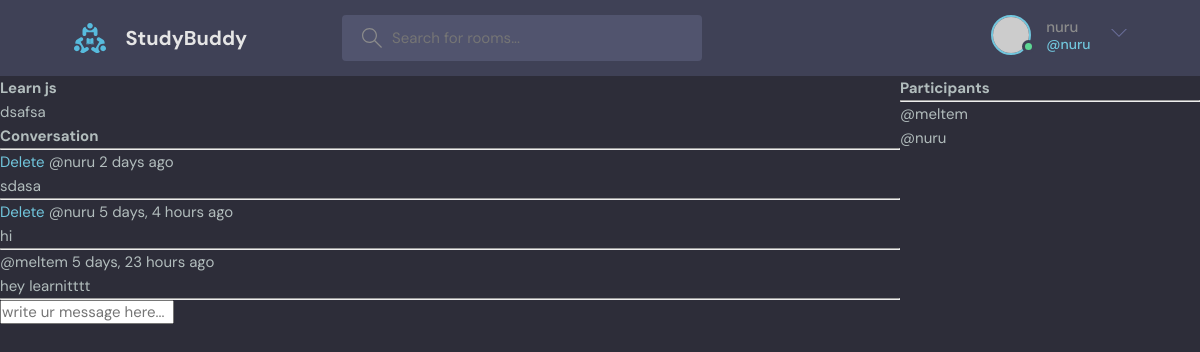
/1/ (signed in), run on the app's committed database.
### base/models.py (models this page shows, shortened)
class Room(models.Model):
    host = models.ForeignKey(User,on_delete=models.SET_NULL,null=True)
    topic = models.ForeignKey(Topic,on_delete=models.SET_NULL,null=True)
    name =models.CharField(max_length=200)
    description = models.TextField(null=True,blank=True)
    participants = models.ManyToManyField(User,related_name="participants"
    ,blank=True)
    updated = models.DateTimeField(auto_now=True)
    created = models.DateTimeField(auto_now_add=True)
    class Meta:
        ordering=["-updated", "-created"]

class Message(models.Model):
    user = models.ForeignKey(User,on_delete=models.CASCADE)
    room = models.ForeignKey(Room,on_delete=models.CASCADE)
    body = models.TextField()
    updated = models.DateTimeField(auto_now=True)
    created = models.DateTimeField(auto_now_add=True)
    class Meta:
        ordering=["-updated", "-created"]

### base/views.py (the view, shortened to what this page needs)
# urls.py: path("<str:pk>/",views.room,name="room"),
def room(request,pk):
    room = Room.objects.get(id=pk)
    room_messages = room.message_set.all().order_by("-created")
    participants = room.participants.all()
    context ={"room" : room,"room_messages":room_messages,"participants" : participants}
    return render(request,"room.html",context)

### base/templates/room.html (shortened to what this page needs)
{% extends "main.html" %}
{% block content %}
<div class="room-container">
    <div>
<h1>{{room.name}}</h1>
<p>{{room.description}}</p>
<div class="comment-wrapper">
    <h3>Conversation</h3>
    <hr>
    {% for message in room_messages %}
    <div>
        {% if request.user ==  message.user %}
        <a href="{% url 'delete-message' message.id %}">Delete</a>
       {% endif %}
        <small>@{{message.user}} {{message.created|timesince}} ago</small>
       <p>{{message.body}}</p>
       <hr>
    </div>
    {% endfor %}
</div>
{% if request.user.is_authenticated %}
<div class="comment-form">
    <form method="POST" action="">
        <input type="text" name="body" placeholder="write ur message here...">
    </form>
</div>
{% endif %}
</div>
   <div>
    <h3>Participants</h3>
    <hr>
    {% for user in participants%}
    <div>
      <p>@{{user.username}}</p>
    </div>
    {% endfor %}
   </div>
</div>
{% endblock content %}

### templates/navbar.html (shortened to what this page needs)
{% load static %}
<header class="header header--loggedIn">
    <div class="container">
      <a href="{% url 'home' %}" class="header__logo">
        <img src="{% static 'images/logo.svg' %}" />
        <h1>StudyBuddy</h1>
      </a>
      <form class="header__search" method="GET" action="{% url 'home' %}">
        <label>
          <input name="q" placeholder="Search for rooms..." />
        </label>
      </form>
      <nav class="header__menu">
        {% if request.user.is_authenticated %}
        <div class="header__user">
          <a href="profile.html">
            <div class="avatar avatar--medium active">
              <img src="https://randomuser.me/api/portraits/men/37.jpg" />
            </div>
            <p>{{request.user.username}} <span>@{{request.user.username}}</span></p>
          </a>
          <button class="dropdown-button">
            <svg version="1.1" xmlns="http://www.w3.org/2000/svg" width="32" height="32" viewBox="0 0 32 32">
              <title>chevron-down</title>
              <path d="M16 21l-13-13h-3l16 16 16-16h-3l-13 13z"></path>
            </svg>
          </button>
        </div>
        {% else %}
         <a href="{% url 'login' %}">
          <img src="{% static 'images/avatar.svg' %} "/>
          <p>Login</p>
        </a>
        {% endif %}
      </nav>
    </div>
  </header>

### static/styles/style.css (style rules this page uses)
:root { --color-main: #71c6dd; --color-main-light: #e1f6fb; --color-dark: #3f4156; --color-dark-medium: #51546e; --color-dark-light: #696d97; --color-light: #e5e5e5; --color-gray: #8b8b8b; --color-light-gray: #b2bdbd; --color-bg: #2d2d39; --color-success: #5dd693; --color-error: #fc4b0b; }
* { font-family: "DM Sans", -apple-system, BlinkMacSystemFont, "Segoe UI", Roboto, Oxygen, Ubuntu, Cantarell, "Open Sans", "Helvetica Neue", sans-serif; margin: 0; padding: 0; box-sizing: border-box; text-rendering: optimizeLegibility; font-size: inherit; }
html { font-size: 56.25%; }
@media only screen and (min-width: 1200px) { html { font-size: 62.5%; } }
body { line-height: 1.6; font-weight: 400; font-size: 1.5rem; color: var(--color-light-gray); background-color: var(--color-bg); min-height: 100vh; }
img { width: 100%; }
a { display: inline-block; color: var(--color-main); text-decoration: none; }
.container { max-width: 120rem; width: 90%; margin: auto; }
.avatar { position: relative; display: inline-block; border-radius: 50%; border: 2px solid var(--color-main); }
.avatar img { display: block; border-radius: 50%; object-fit: cover; object-position: center; }
.avatar::after { content: ""; display: block; position: absolute; background-color: var(--color-gray); z-index: 111; border-radius: 50%; border: 0.3rem solid var(--color-dark); }
.avatar.active::after { background-color: var(--color-success); }
.avatar.avatar--medium img { width: 3.6rem; height: 3.6rem; border-radius: 50%; }
.avatar.avatar--medium:after { width: 0.7rem; height: 0.7rem; bottom: 0px; right: -6px; }
.header { padding: 1.5rem; background-color: var(--color-dark); }
.header > .container { display: flex; gap: 9.5rem; }
.header__logo, .header__user { display: flex; gap: 2rem; align-items: center; }
.header__logo > img { height: 3.2rem; width: 3.2rem; }
.header__logo > h1 { font-weight: 700; font-size: 2rem; color: var(--color-light); }
.header__search > label { background-color: var(--color-dark-medium); padding: 1.3rem 1rem; display: flex; align-items: center; gap: 1rem; border-radius: 4px; }
.header__search svg { fill: var(--color-gray); width: 2rem; height: 2rem; margin-left: 1rem; }
.header__search input { width: 30rem; background: transparent; border: none; outline: none; color: var(--color-light); }
.header__menu { margin-left: auto; position: relative; }
.header__menu a { display: flex; gap: 1.5rem; align-items: center; font-weight: 500; text-decoration: none; color: var(--color-gray); }
.header__menu img { height: 3.6rem; }
.header__menu p { line-height: 1.2; }
.header__menu span { color: var(--color-main); font-weight: 500; font-size: 1.4rem; display: block; }
.header__menu svg { width: 1.6rem; height: 1.6rem; fill: var(--color-dark-light); }
.dropdown-button { background: transparent; border: 0; outline: 0; cursor: pointer; }

### base/templates/room.html (style rules this page uses)
.room-container { display: grid; grid-template-columns: 3fr 1fr; }

### data on the page
Room: name "Learn js", description "dsafsa"
Message: shows "Delete", user "nuru", created "2 days", body "sdasa"
Message: shows "Delete", user "nuru", created "5 days, 4 hours", body "hi"
Message: user "meltem", created "5 days, 23 hours", body "hey learnitttt"

### other printed values
{{ request.user.username }} "nuru"
{{ user.username }} "meltem"
{{ user.username }} "nuru"
